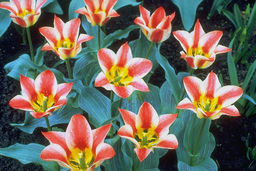
#> input picture image_processing/images/tulips.png, 256 x 171 px, shrunk from 768 x 512 before the run
$ python calculate_gradient.py
#> lines starting #> are read from the running program, lines starting #| are printed output that depends on the picture
### image_processing/utils.py
import numpy as np


def apply_convolution(image, filter):
    """
    Apply convolution to a single channel image using a square filter.
    Using zero-padding as boundary condition.
    Args:
        image: 2D numpy array (single channel)
        filter: 2D numpy array (square, odd-sized kernel)
    Returns:
        Filtered image as 2D numpy array
    """
    # Get dimensions
    img_height, img_width = image.shape
    filter_size = filter.shape[0]
    pad_size = filter_size // 2

    # Create padded image (zero padding)
    # If kernel size = 5, pad size = 2
    # np.pad pads 2 pixels on each side i.e. top, bottom, left, right
    padded_image = np.pad(image, pad_size, mode='constant', constant_values=0)

    # Initialize output image
    output = np.zeros_like(image, dtype=np.float64)

    # Perform convolution
    for i in range(img_height):
        for j in range(img_width):
            # Extract region of interest
            region = padded_image[i:i+filter_size, j:j+filter_size]
            # Apply filter (element-wise multiplication and sum)
            output[i, j] = np.sum(region * filter)

    # Clip values to valid range
    output = np.clip(output, 0, 255)
    return output.astype(np.uint8)

# [37 lines left out: functions normalize_image, clip_image, not called in this run]


def get_filters():
    return {
        'box': np.ones((3, 3)) / 9,
        'gaussian': np.array([[1, 2, 1],
                              [2, 4, 2],
                              [1, 2, 1]]) / 16,
        'sobel_horizontal': np.array([[-1, -2, -1],
                                      [ 0,  0,  0],
                                      [ 1,  2,  1]]),
        'sobel_vertical': np.array([[-1,  0,  1],
                                    [-2,  0,  2],
                                    [-1,  0,  1]]),
        'sharpening': np.array([[ 0, -1,  0],
                                [-1,  5, -1],
                                [ 0, -1,  0]]),
        'emboss': np.array([[-2, -1,  0],
                            [-1,  1,  1],
                            [ 0,  1,  2]])
    }

def get_sobel_kernels():
    # change dtype to np.float64
    sobel_horizontal = get_filters()['sobel_horizontal'].astype(np.float64)
    sobel_vertical = get_filters()['sobel_vertical'].astype(np.float64)
    return sobel_horizontal, sobel_vertical

### image_processing/median_filter.py
import numpy as np

def median_filter(img, size=3):
    """
    Apply a median filter to remove noise from an image.
    Steps:
    1. For each pixel, get neighboring pixels in a window of given size
    2. Sort all values in the window
    3. Replace center pixel with the median value

    Args:
        img: 2D numpy array (grayscale image)
        size: size of the filter window

    Returns:
        new_img: filtered image
    """
    if size % 2 == 0:
        raise ValueError("Filter size must be odd")

    img_h, img_w = img.shape
    pad_size = size // 2

    # Pad the image to handle borders, edge padding adds border pixels into the padding
    padded = np.pad(img, pad_size, mode='edge')

    # Initialize output image
    new_img = np.zeros_like(img)

    # Apply median filter
    for i in range(img_h):
        for j in range(img_w):
            # Extract window
            window = padded[i:i+size, j:j+size] # extract window of size x size, taking from padded image, no index out of bounds

            # Flatten window, sort, and get median
            window_flat = window.flatten()
            window_sorted = np.sort(window_flat)
            median_val = window_sorted[len(window_sorted) // 2]

            new_img[i, j] = median_val

    return new_img


def add_salt_pepper_noise(img, salt_prob=0.02, pepper_prob=0.02):
    """
    Add salt and pepper noise to an image.

    Args:
        img: input image
        salt_prob: probability of salt noise (white pixels)
        pepper_prob: probability of pepper noise (black pixels)

    Returns:
        noisy: noisy image
    """
    noisy = img.copy()

    # Generate random noise, and convert it later into salt and pepper noise
    rand = np.random.random(img.shape)

    # Add salt (white) noise, if random value is less than salt_prob, set pixel to 255
    noisy[rand < salt_prob] = 255

    # add pepper noise, Could do rand < pepper_prob but then salt and pepper could overlap, so do rand > (1 - pepper_prob)
    # ignores values greater than salt_prob but less than (1 - pepper_prob)
    noisy[rand > (1 - pepper_prob)] = 0

    return noisy


# [53 lines that do not run on import are left out]

### image_processing/calculate_gradient.py
import numpy as np
from utils import apply_convolution, get_sobel_kernels

def calculate_gradient(img):
    """
    Calculate gradient magnitude and direction using Sobel operators.

    Args:
        img: 2D numpy array (grayscale image)

    Returns:
        grad_magnitude: gradient magnitude
        grad_angle: gradient direction in degrees [0, 360)
    """
    # Get Sobel kernels
    Sx, Sy = get_sobel_kernels()

    # Apply Sobel filters
    Gx = apply_convolution(img.astype(np.float64), Sx)
    Gy = apply_convolution(img.astype(np.float64), Sy)

    # Calculate gradient magnitude
    grad_magnitude = np.sqrt(Gx**2 + Gy**2)

    # Calculate gradient direction (in radians, then convert to degrees)
    grad_angle = np.arctan2(Gy, Gx)

    # Convert to degrees and ensure range [0, 360)
    grad_angle = np.degrees(grad_angle)
    grad_angle = (grad_angle + 360) % 360
    # grad_angle = grad_angle % 180  # Map to [0, 180) since direction is ambiguous

    return grad_magnitude, grad_angle


if __name__ == "__main__":
    import cv2
    import matplotlib.pyplot as plt
    from median_filter import add_salt_pepper_noise, median_filter

    # Load image
    image_name = 'tulips.png'

    # Load a low-contrast image
    img = cv2.imread('images/'+image_name, cv2.IMREAD_GRAYSCALE)
#> img: shape (171, 256); min 2, max 247, mean 103.7

    if img is None:
        print("Error: Could not load image")
    else:
        # Clean image gradient
        grad_mag_clean, grad_angle_clean = calculate_gradient(img)

        # Add noise
        noisy = add_salt_pepper_noise(img, salt_prob=0.05, pepper_prob=0.05)

        # Gradient of noisy image
        grad_mag_noisy, grad_angle_noisy = calculate_gradient(noisy)
#> in calculate_gradient (call 2), `grad_magnitude = np.sqrt(Gx**2 + Gy**2)`:
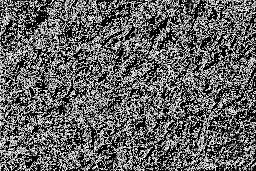
#> grad_magnitude: shape (171, 256) float16; min 0, max 15.81, mean 6.11; drawn with min black and max white
#> in calculate_gradient (call 2), `grad_angle = np.arctan2(Gy, Gx)`:
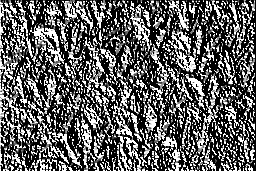
#> grad_angle: shape (171, 256) float16; min 0, max 1.57, mean 0.597; drawn with min black and max white

        # Apply median filter then calculate gradient
        filtered = median_filter(noisy, size=5)
#> after the loop in median_filter, `for i in range(img_h):`:
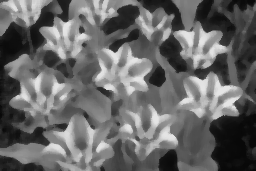
#> new_img: shape (171, 256); min 7, max 229, mean 103
        grad_mag_filtered, grad_angle_filtered = calculate_gradient(filtered)
#> after the loop in apply_convolution (call 6), `for i in range(img_height):`:
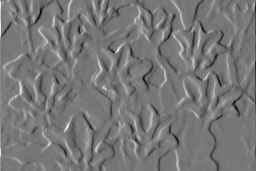
#> output: shape (171, 256) float64; min -553, max 626, mean -0.1; drawn with min black and max white
#> in apply_convolution (call 6), `output = np.clip(output, 0, 255)`:
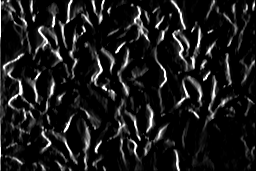
#> output: shape (171, 256) float64; min 0, max 255, mean 26.4
#> in calculate_gradient (call 3), `grad_magnitude = np.sqrt(Gx**2 + Gy**2)`:
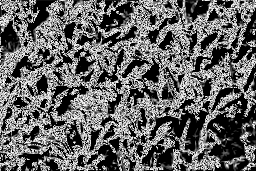
#> grad_magnitude: shape (171, 256) float16; min 0, max 15.81, mean 6.3; drawn with min black and max white
#> in calculate_gradient (call 3), `grad_angle = np.arctan2(Gy, Gx)`:
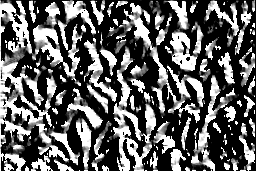
#> grad_angle: shape (171, 256) float16; min 0, max 1.57, mean 0.593; drawn with min black and max white

        # Display results
        fig, axes = plt.subplots(3, 3, figsize=(15, 12))

        # Row 1: Original images
        axes[0, 0].imshow(img, cmap='gray', vmin=0, vmax=255)
        axes[0, 0].set_title('Original Image')
        axes[0, 0].axis('off')

        axes[0, 1].imshow(noisy, cmap='gray', vmin=0, vmax=255)
        axes[0, 1].set_title('Noisy Image')
        axes[0, 1].axis('off')

        axes[0, 2].imshow(filtered, cmap='gray', vmin=0, vmax=255)
        axes[0, 2].set_title('Filtered Image (5x5 Median)')
        axes[0, 2].axis('off')

        # Row 2: Gradient magnitudes
        axes[1, 0].imshow(grad_mag_clean, cmap='gray')
        axes[1, 0].set_title('Gradient Magnitude (Clean)')
        axes[1, 0].axis('off')

        axes[1, 1].imshow(grad_mag_noisy, cmap='gray')
        axes[1, 1].set_title('Gradient Magnitude (Noisy)')
        axes[1, 1].axis('off')

        axes[1, 2].imshow(grad_mag_filtered, cmap='gray')
        axes[1, 2].set_title('Gradient Magnitude (After Filtering)')
        axes[1, 2].axis('off')

        # Row 3: Gradient directions
        axes[2, 0].imshow(grad_angle_clean, cmap='hsv')
        axes[2, 0].set_title('Gradient Direction (Clean)')
        axes[2, 0].axis('off')

        axes[2, 1].imshow(grad_angle_noisy, cmap='hsv')
        axes[2, 1].set_title('Gradient Direction (Noisy)')
        axes[2, 1].axis('off')

        axes[2, 2].imshow(grad_angle_filtered, cmap='hsv')
        axes[2, 2].set_title('Gradient Direction (After Filtering)')
        axes[2, 2].axis('off')

        plt.tight_layout()
        plt.savefig('outputs/gradient_analysis_'+image_name.split('.')[0]+'.png', dpi=150, bbox_inches='tight')
        plt.show()

        print("\nAnalysis of median filtering effect on gradient magnitude:")
        print(f"Clean gradient - Mean: {np.mean(grad_mag_clean):.2f}, Std: {np.std(grad_mag_clean):.2f}")
#| Clean gradient - Mean: 6.49, Std: inf
        print(f"Noisy gradient - Mean: {np.mean(grad_mag_noisy):.2f}, Std: {np.std(grad_mag_noisy):.2f}")
#| Noisy gradient - Mean: 6.11, Std: inf
        print(f"Filtered gradient - Mean: {np.mean(grad_mag_filtered):.2f}, Std: {np.std(grad_mag_filtered):.2f}")
#| Filtered gradient - Mean: 6.30, Std: inf
        #Median filtering reduces the standard deviation significantly, indicating noise reduction.
        # Why getting inf std?
        """
            arrmean = umr_sum(arr, axis, dtype, keepdims=True, where=where)
            Clean gradient - Mean: 6.22, Std: inf
            Noisy gradient - Mean: 6.02, Std: inf
            Filtered gradient - Mean: 5.45, Std: inf
            Filtered gradient magnitude is valid.
        """

$ run again, with image_processing/images/boat.png copied over image_processing/images/tulips.png
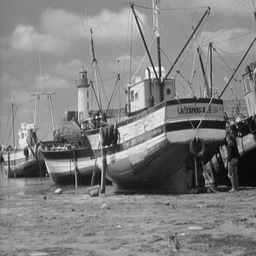
#> input picture image_processing/images/boat.png, 256 x 256 px, shrunk from 512 x 512 before the run
#> img is the input picture: shape (256, 256); min 0, max 255, mean 129.7
#> after the loop in apply_convolution (call 6), `for i in range(img_height):`:
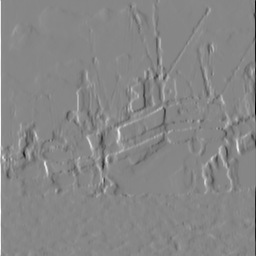
#> output: shape (256, 256) float64; min -715, max 636, mean -0.5; drawn with min black and max white
#> in calculate_gradient (call 3), `grad_angle = np.arctan2(Gy, Gx)`:
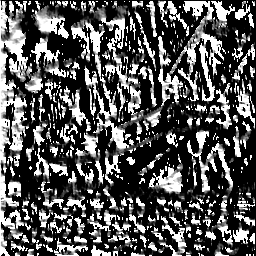
#> grad_angle: shape (256, 256) float16; min 0, max 1.57, mean 0.527; drawn with min black and max white
#| Clean gradient - Mean: 6.09, Std: inf
#| Noisy gradient - Mean: 5.98, Std: inf
#| Filtered gradient - Mean: 5.39, Std: inf

$ run again, with image_processing/images/fruits.png copied over image_processing/images/tulips.png
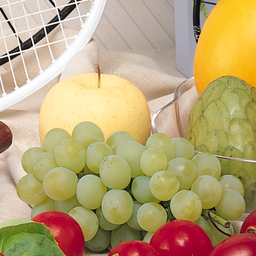
#> input picture image_processing/images/fruits.png, 256 x 256 px, shrunk from 512 x 512 before the run
#> after the loop in apply_convolution (call 6), `for i in range(img_height):`:
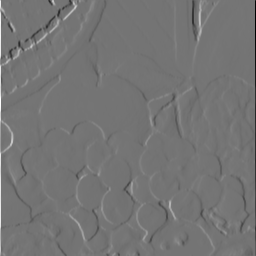
#> output: shape (256, 256) float64; min -852, max 1005, mean -0.6; drawn with min black and max white
#> in calculate_gradient (call 3), `grad_angle = np.arctan2(Gy, Gx)`:
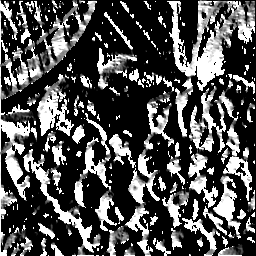
#> grad_angle: shape (256, 256) float16; min 0, max 1.57, mean 0.495; drawn with min black and max white
#| Clean gradient - Mean: 5.34, Std: inf
#| Noisy gradient - Mean: 5.59, Std: inf
#| Filtered gradient - Mean: 4.39, Std: inf
